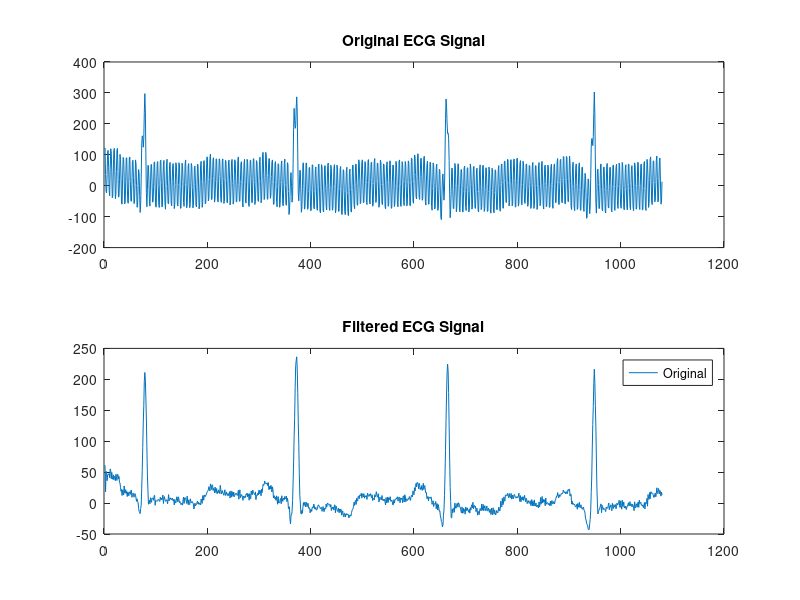

The MATLAB source for this figure:
load('ECG.mat');

B = [1/2, 0, 0, 1/2];
A = 1;
filtered_signal = filter(B, A, ECGdata);

figure;
subplot(2,1,1);
plot(ECGdata);
title('Original ECG Signal');

subplot(2,1,2);
plot(filtered_signal);
title('Filtered ECG Signal');

legend('Original', 'Filtered');
